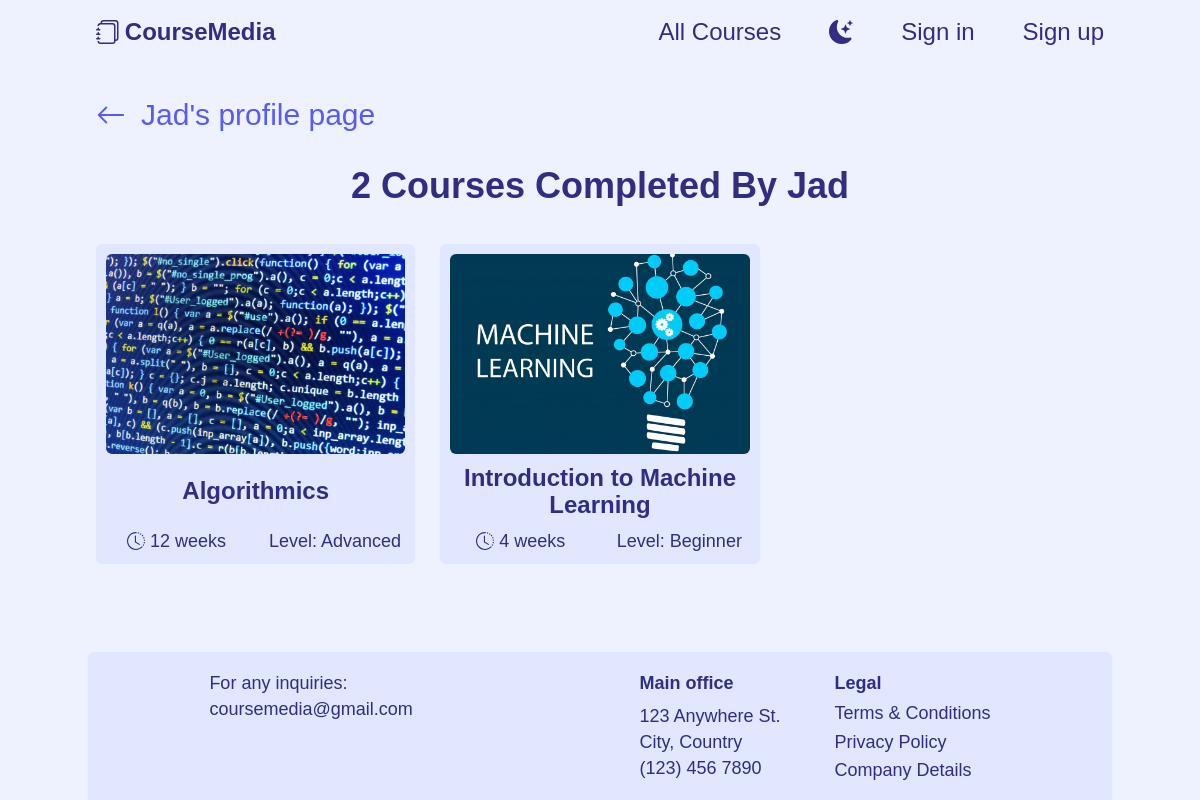
The page /profile/6/completedCourses on the database as committed earlier.
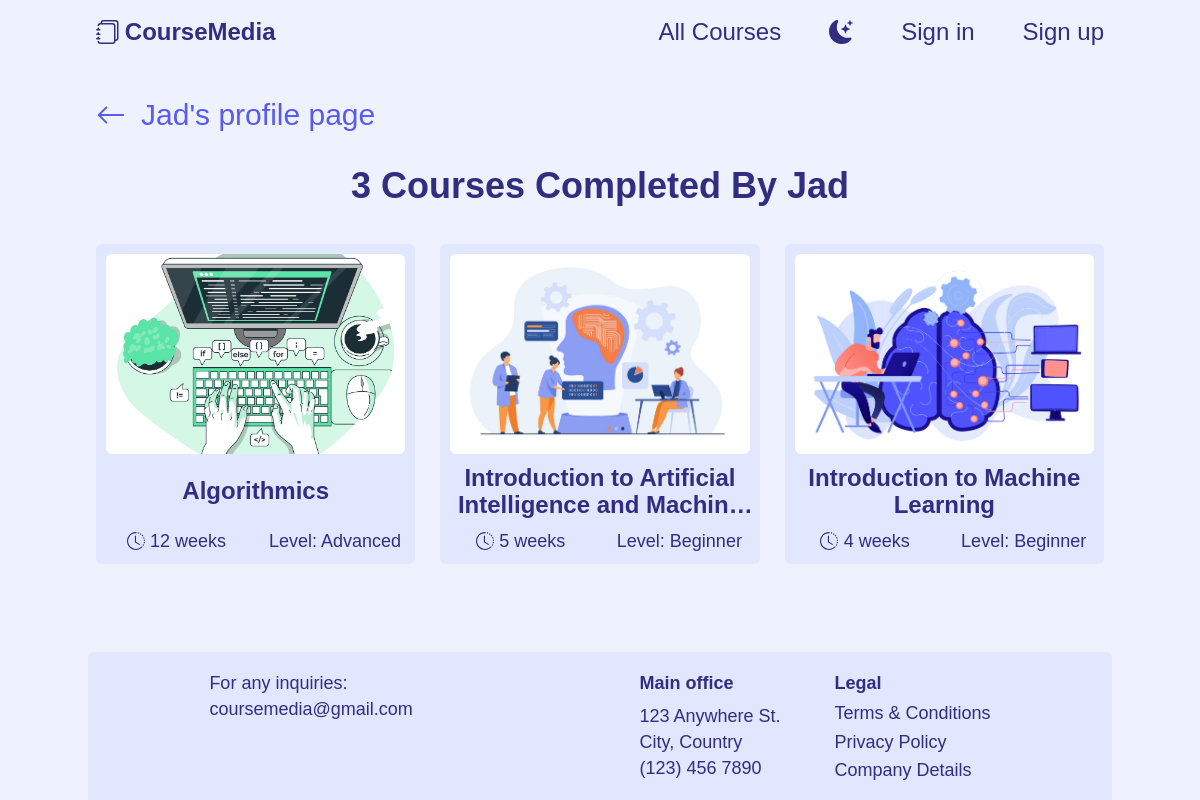
The same page on the database as committed later.
### courses_platform/models.py (models this page shows, shortened)
class Course(models.Model):
    ART_AND_CULTURE = 1
    COMMUNICATION = 2
    COMPUTER_SCIENCE = 3
    DESIGN = 4
    FOOD_AND_NUTRITION = 5
    LANGUAGE = 6
    MATH = 7
    SCIENCE = 8
    CATEGORY_CHOICES = [
        (ART_AND_CULTURE, "Art & Culture"),
        (COMMUNICATION, "Communication"),
        (COMPUTER_SCIENCE, "Computer Science"),
        (DESIGN, "Design"),
        (FOOD_AND_NUTRITION, "Food & Nutrition"),
        (LANGUAGE, "Language"),
        (MATH, "Math"),
        (SCIENCE, "Science"),
    ]
    ENGLISH = 1
    FRENCH = 2
    SPANISH = 3
    LANGUAGE_CHOICES = [
        (ENGLISH, "English"),
        (FRENCH, "French"),
        (SPANISH, "Spanish")
    ]
    BEGINNER = 1
    INTERMEDIATE = 2
    ADVANCED = 3
    LEVEL_CHOICES = [
        (BEGINNER, "Beginner"),
        (INTERMEDIATE, "Intermediate"),
        (ADVANCED, "Advanced")
    ]
    instructor = models.ForeignKey(
        "User", on_delete=models.CASCADE, related_name="courses_taught")
    title = models.CharField(max_length=80, validators=[
                             MinLengthValidator(10), MaxLengthValidator(80)])
    image = models.ImageField(
        upload_to="courses_images/", null=True, blank=True)
    category = models.PositiveSmallIntegerField(choices=CATEGORY_CHOICES)
    short_description = models.TextField(max_length=200, validators=[
                                         MinLengthValidator(50), MaxLengthValidator(200)])
    duration = models.PositiveSmallIntegerField(
        validators=[MinValueValidator(2), MaxValueValidator(24)])
    long_description = models.TextField(
        max_length=2000, validators=[MinLengthValidator(200), MaxLengthValidator(2000)])
    language = models.PositiveSmallIntegerField(choices=LANGUAGE_CHOICES)
    level = models.PositiveSmallIntegerField(choices=LEVEL_CHOICES)
    prerequisite = models.ForeignKey(
        "self", on_delete=models.SET_NULL, null=True, blank=True)
    certificate = models.BooleanField()
    passing_grade = models.PositiveSmallIntegerField(
        validators=[MinValueValidator(50), MaxValueValidator(100)])
    passers = models.ManyToManyField(
        "User", blank=True, related_name="courses_passed")
    creation_date = models.DateField(auto_now_add=True)

### courses_platform/views.py (the view)
def completed_courses(request, user_id):
    try:
        current_user = User.objects.get(id=user_id)
    except User.DoesNotExist:
        messages.error(request, "Invalid user id")
        return HttpResponseRedirect(reverse("index"))
    passed_courses = current_user.courses_passed.all().order_by("title")
    return render(request, "courses_platform/completed_courses.html", {
        "current_user": current_user,
        "passed_courses": passed_courses
    })

### courses_platform/templates/courses_platform/completed_courses.html (shortened to what this page needs)
{% extends "courses_platform/layout.html" %}
{% load static %}
{% block link %}
    <link href="{% static 'courses_platform/components/course-cards.css' %}" rel="stylesheet">
    <link href="{% static 'courses_platform/pages/completed-enrolled-courses.css' %}" rel="stylesheet">
{% endblock %}
{% block body %}
    <div class="my-container profile-courses__main-container">
        <a class="profile-courses__a" href="{% url 'user_profile' current_user.id %}">
            <svg class="profile-courses__icon" xmlns="http://www.w3.org/2000/svg" fill="currentColor" viewBox="0 0 16 16">
                <path fill-rule="evenodd" d="M15 8a.5.5 0 0 0-.5-.5H2.707l3.147-3.146a.5.5 0 1 0-.708-.708l-4 4a.5.5 0 0 0 0 .708l4 4a.5.5 0 0 0 .708-.708L2.707 8.5H14.5A.5.5 0 0 0 15 8z"/>
            </svg>
            <span>{{ current_user.username }}'s profile page</span>
        </a>
        {% if passed_courses|length == 1 %}
            <h1 class="profile-courses__h1">1 Course Completed By {{ current_user.username }}</h1>
        {% else %}
            <h1 class="profile-courses__h1">{{ passed_courses|length }} Courses Completed By {{ current_user.username }}</h1>
        {% endif %}
        <div class="course-card__cards-grid-wrapper">
            <div class="course-card__cards-grid">
               {% for course in passed_courses %}
                  <a href="{% url 'course_page' course.id %}" class="course-card__card-anchor">
                     <div class="course-card__card">
                     {% if not course.image %}
                        <img class="course-card__card-img" src="/media/courses_images/default_img.jpg" alt="Course's image">
                     {% else %}
                        <img class="course-card__card-img" src="{{ course.image.url }}" alt="Course's image">
                     {% endif %}
                        <div class="course-card__card-title">{{ course.title }}</div>
                        <div class="course-card__card-description">
                           <div class="course-card__card-duration">
                              <span>{{ course.duration }} weeks</span>
                           </div>
                           <div class="course-card__card-level">Level: {{ course.get_level_display }}</div>
                        </div>
                     </div>
                  </a>
               {% endfor %}
            </div>
         </div>
    </div>
{% endblock %}

Rows that differ between the two databases and show on the page:
changed Course "Algorithmics": image: a different picture
now on this page (row edited): Course: image (picture), title "Introduction to Artificial Intelligence and…", duration "5", level "Beginner"
changed Course "Introduction to Machine Learning": image: a different picture
Other text that changed with them:
{{ passed_courses|length }}: "2" → "3"
